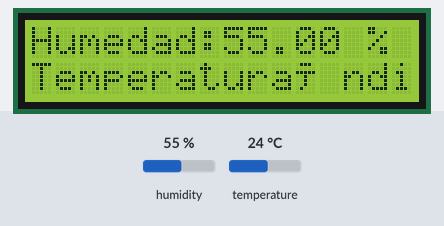
This sketch was run on a simulated Arduino Uno, built with avr-gcc and run on an emulated ATmega328P. Parts: 16×2 character LCD. Inputs (shaded band) come from the test bench; at power-on: humidity 55 %, temperature 24 °C. What the sketch prints to the serial monitor is not drawn.

Above: at 8.9 s.
9.0 s: humidity set to 22 %
At 13.6 s:
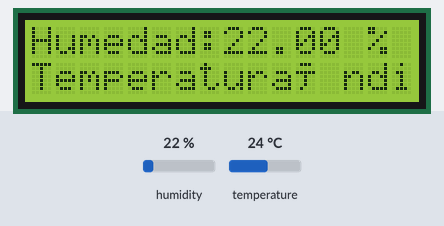
15.1 s: humidity set to 40 %
At 17.8 s:
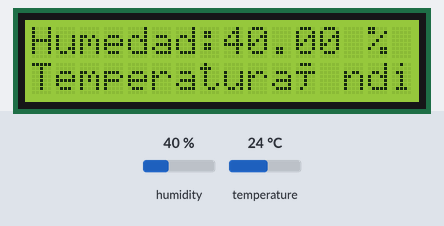
21.2 s: humidity set to 68 %
At 25.0 s:
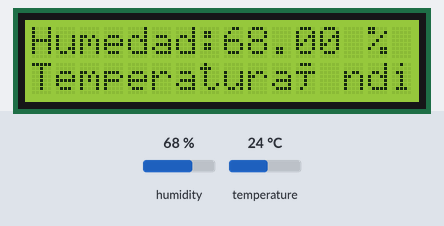
Timing chart, 0 to 26.5 s (numbered marks = the images above; inputs shaded):
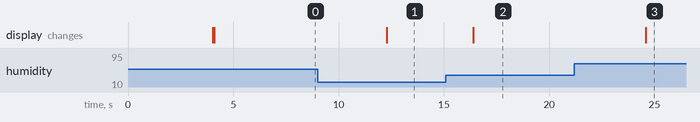

Measured:
- after the input at 9.0 s, the display: changes after 3.3 s (image 1)
- after the input at 15.1 s, the display: changes after 1.3 s (image 2)
- after the input at 21.2 s, the display: changes after 3.4 s (image 3)

The sketch:

tmphumedad.ino
```cpp
// Incluimos librería
#include <DHT.h>

//Libreria LCD
#include <LiquidCrystal.h>
LiquidCrystal lcd(4, 8, 9, 10, 11 , 12);

// Definimos el pin digital donde se conecta el sensor
#define DHTPIN 2
// Dependiendo del tipo de sensor
#define DHTTYPE DHT11


// Inicializamos el sensor DHT11
DHT dht(DHTPIN, DHTTYPE);

void setup() {
  // Inicializamos comunicación serie
  Serial.begin(9600);

  // Comenzamos el sensor DHT
  dht.begin();


  // Comenzamos el LCD
  //lcd.begin(16, 2);
  //lcd.setCursor(0,1);
  //lcd.write(" ");


}

void loop() {
    // Esperamos 4 segundos entre medidas
  delay(4000);

  // Leemos la humedad relativa
  float h = dht.readHumidity();
  // Leemos la temperatura en grados centígrados (por defecto)
  float t = dht.readTemperature();
  //// Leemos la temperatura en grados Fahreheit
  //float f = dht.readTemperature(true);

  // Comprobamos si ha habido algún error en la lectura
  if (isnan(h) || isnan(t))
  {
    // || isnan(f))
    Serial.println("Error obteniendo los datos del sensor DHT11");
    return;
  }

  // Calcular el índice de calor en Fahreheit
  //float hif = dht.computeHeatIndex(f, h);
  // Calcular el índice de calor en grados centígrados
  float hic = dht.computeHeatIndex(t, h, false);

  Serial.print("Humedad: ");
  Serial.print(h);
  Serial.print(" %");
  Serial.print("Temperatura: ");
  Serial.print(t);
  Serial.print(" *C");

  //Serial.print(f);
  //Serial.print(" *F\t");
  Serial.print("Índice de calor: ");
  Serial.print(hic);
  Serial.print(" *C \n");
  //Serial.print(hif);
  //Serial.println(" *F");


  lcd.begin(16, 2);
  lcd.setCursor(0,0);
  lcd.print("Humedad: ");
  lcd.setCursor(8,0);
  lcd.print(h);
  lcd.print(" %");
  lcd.setCursor(0,1);
  lcd.print("Temperatura: ");
  lcd.print(t);
  lcd.print(" *C");
  lcd.setCursor(11,1);
  lcd.print("Índice de calor: ");
  lcd.print(hic);
  lcd.print(" *C \n");

}
```
